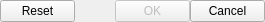
     <widget class="QSplitter" name="splitter_6">
      <property name="orientation">
       <enum>Qt::Horizontal</enum>
      </property>
      <widget class="QWidget" name="layoutWidget">
       <layout class="QGridLayout">
        <property name="sizeConstraint">
         <enum>QLayout::SetNoConstraint</enum>
        </property>
        <property name="spacing">
         <number>0</number>
        </property>
        <item row="0" column="2">
         <widget class="QPushButton" name="pushButtonOk">
          <property name="enabled">
           <bool>false</bool>
          </property>
          <property name="maximumSize">
           <size>
            <width>75</width>
            <height>16777215</height>
           </size>
          </property>
          <property name="text">
           <string>OK</string>
          </property>
         </widget>
        </item>
        <item row="0" column="3">
         <widget class="QPushButton" name="pushButtonCancel" >
          <property name="maximumSize">
           <size>
            <width>75</width>
            <height>16777215</height>
           </size>
          </property>
          <property name="text">
           <string>Cancel</string>
          </property>
         </widget>
        </item>
        <item row="0" column="1">
         <spacer name="horizontalSpacer_2">
          <property name="orientation">
           <enum>Qt::Horizontal</enum>
          </property>
          <property name="sizeHint" stdset="0">
           <size>
            <width>40</width>
            <height>20</height>
           </size>
          </property>
         </spacer>
        </item>
        <item row="0" column="0">
         <widget class="QPushButton" name="pushButtonReset">
          <property name="maximumSize">
           <size>
            <width>75</width>
            <height>16777215</height>
           </size>
          </property>
          <property name="text">
           <string>Reset</string>
          </property>
         </widget>
        </item>
       </layout>
      </widget>
     </widget>
